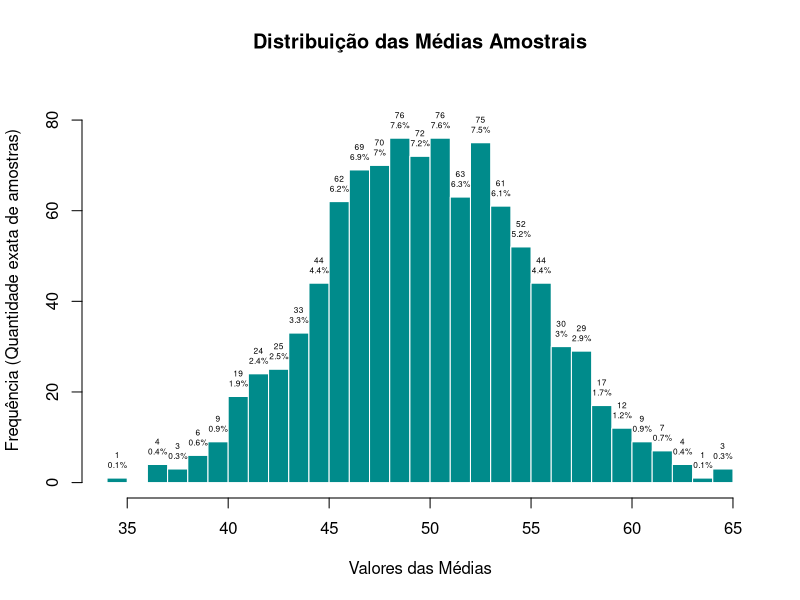

Recreate this plot in R.
# Amostragem ####

z <- 1.96      # é o padrão mais ultilizado de confiança( 95% )
p <- 0.5       # representa a propoçao esperada, 0,5 é o padrão quando nao se temos uma proporção especifica
e <- 0.05      # representa a taxa de erro

# formula do calculo
n <- (z^2 * p * (1-p)) / e^2

# o calculo
populacao <- 1000
n_calculado <- (n * populacao)/(n + (populacao - 1))

# visualizando o calculo
print(n_calculado)

# Definindo a populaçao
população <- 1:1000

# Realizando uma amostragem aleatória simples
set.seed(123) # para a reprodutibilidade
amostra <- sample(população,
                  size = ceiling(n_calculado), # Arredonda 369.98 para 370 automaticamente
                  replace = FALSE
)
# Visualizando a amostra
print(amostra)

# Por exemplo, Se for comunicar isso para uma equipe, a fala ideal seria:
# Baseado na nossa base para este produto que é de 10.000 usuários. 
# Para termos 95% de segurança nas decisões com a margem de erro de apenas 5%, 
# não precisamos testar o produto com todos eles, o que seria caro e demorado.
# O cálculo estatístico nos garante que só precisamos coletar o feedback de 370 usuários selecionados aleatoriamente. 
# A resposta desse pequeno grupo vai refletir com precisão o que a base inteira pensa.

# -------------------------------------------------------------------------------------------------------------------

# TLC - Teorema do Limite Central ####

# O objetivo aqui é provar na prática que a média de várias amostras 
# sempre forma uma curva de sino (Normal), não importa a origem dos dados.
set.seed(123)                                  # Fixa o "sorteio" para que o resultado seja o mesmo toda vez que rodar

# Criando uma "máquina" (função) que coleta amostras e calcula a média delas
amostra_media <- function(n,                   # Quantas vezes vamos repetir o processo todo
                          tamanho_amostra)     # Quantos itens cada amostra terá
{                                              # Iniciando a lista
  medias <- replicate(n,                       # 4. Repete o processo abaixo 'n' vezes e guarda os resultados
                      mean(                    # 3. Calcula a média matemática dessa amostra sorteada
                        runif(                 # 2. Sorteia números aleatórios (distribuição uniforme)...
                          tamanho_amostra,     # ...nesta quantidade (ex: 30 números)...
                          min = 0,             # ...começando de zero...
                          max = 100            # ...até 100.
                        )
                      )
  )
  return(medias)                               # Devolve a lista com todas as médias que foram calculadas
}                                              # Terminando a lista

# Executando a função: sorteamos 30 números, calculamos a média, e repetimos isso 1.000 vezes
medias_amostrais <- amostra_media(1000, 30)

# 2. DESENHANDO O GRÁFICO (E guardando ele na letra 'h')
h <- hist(
  medias_amostrais,
  breaks = 30,
  ylim = c(0, 85),                             # Aumentamos o teto do gráfico para 85 para o texto não ficar cortado
  main = "Distribuição das Médias Amostrais",
  xlab = "Valores das Médias",
  ylab = "Frequência (Quantidade exata de amostras)",
  col = "darkcyan",
  border = "white"
)

# 3. COLOCANDO OS NÚMEROS E A % EM CIMA DAS BARRAS
# O R vai pegar a altura da barra (h$counts) e escrever ex: "62 \n (6.2%)"
text(
  x = h$mids,                                  # Fica exatamente no meio da barra
  y = h$counts,                                # Fica exatamente no topo da barra
  
  # A mágica do texto: Pega a quantidade, pula uma linha (\n) e calcula a %
  labels = ifelse(h$counts > 0, 
                  paste0(h$counts, "\n", (h$counts / 1000) * 100, "%"), 
                  ""),
  pos = 3,                                     # Avisa o R para colocar o texto do lado de FORA/ACIMA da barra
  cex = 0.5,                                   # Tamanho da fonte (0.7 é ideal para os números não se atropelarem)
  col = "black"
)

# "Pessoal, o que esse gráfico prova para nós?
# 1. A montanha no meio: Cada barrinha verde é o resultado de uma amostra 
# de apenas 30 itens. Reparem que as barras mais altas se acumulam bem no meio.
# 
# 2. O pico no 50: O número 50 é a média real de toda a nossa base de dados. 
# O gráfico mostra que, mesmo usando só 30 itens por vez, nós acertamos na mosca 
# ou chegamos muito perto da verdade na esmagadora maioria das vezes.
#
# Conclusão: Não precisamos gastar tempo e dinheiro analisando 100% de tudo. 
# A matemática prova que pegar amostras pequenas (30 itens) já é mais do que 
# suficiente para termos um retrato fiel e confiável da realidade."
